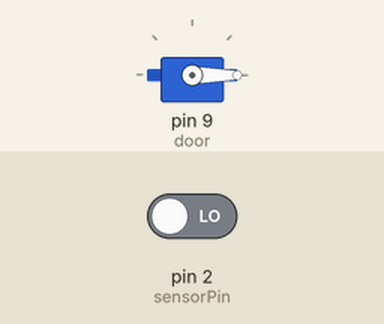
Simulated run of this sketch. Board: Arduino Uno, built with avr-gcc and run on an emulated ATmega328P. Parts: servo. Inputs (shaded band) come from the test bench; at power-on: pin 2 (sensorPin) LOW.

Above: at 1.2 s.
1.3 s: pin 2 (sensorPin) driven HIGH
At 2.4 s:
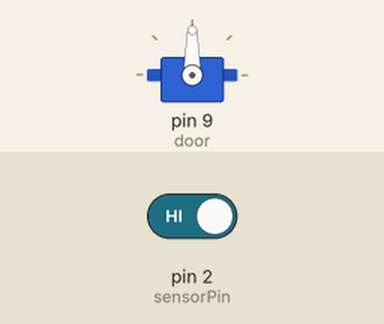
2.8 s: pin 2 (sensorPin) driven LOW
At 4.7 s:
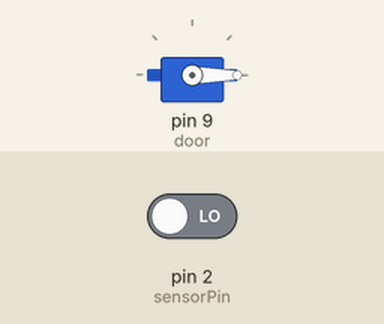
Timing chart, 0 to 6.2 s (numbered marks = the images above; inputs shaded):
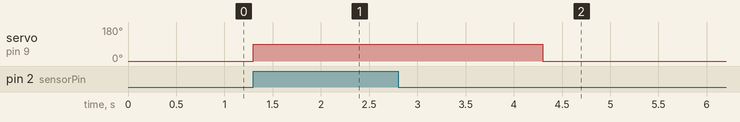

Measured:
- after the input at 1.3 s, servo on pin 9 (door): 0° → 90° at once
- after the input at 2.8 s, servo on pin 9 (door): 90° → 0° after 1.5 s

The sketch:

week9_delay_logic.ino
```cpp
#include <Servo.h>

Servo door;
int sensorPin = 2;

void setup() {
  pinMode(sensorPin, INPUT);
  door.attach(9);
}

void loop() {
  int motion = digitalRead(sensorPin);

  if (motion == HIGH) {
    door.write(90);
    delay(3000); // Stay open
  } else {
    door.write(0);
  }
}
```
